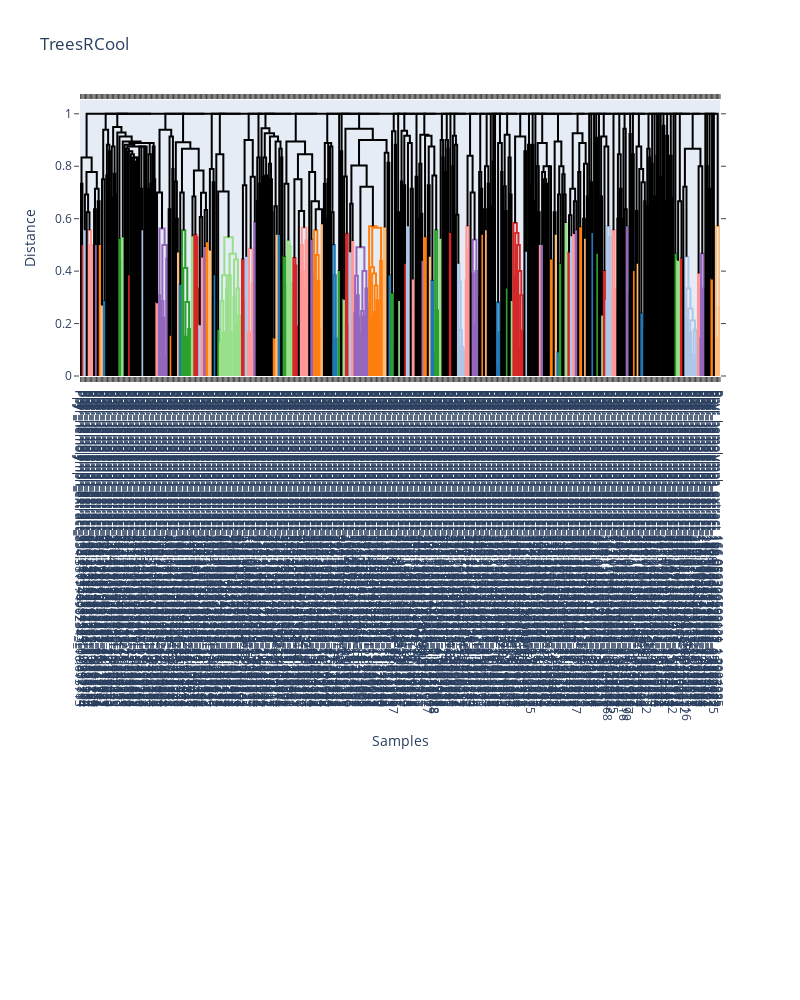

This figure's notebook cell:
### Markdown cell above
Rolling over the leaf nodes with your mouse you'll be able to see which cluster each component belongs to, so you can then track it down in your results folder.

The `plot` method is just a wrapper around the `dendrogram` function in `BioDendro.plot.dendrogram`.
If you want to customise your plot e.g. with custom titles, you can do that there.

The `dendrogram` function is a modified version of plotlys [`figure_factory.create_dendrogram`](https://plot.ly/python/dendrogram/) function.
It is modified to reduce complexity, to handle text-rollover and to allow us to provide precomputed trees rather than having to recompute the tree each time (possibly yielding different trees and different clusters).

### Code cell
from BioDendro.plot import dendrogram

iplot = dendrogram(tree, width=800, height=1000, title="TreesRCool", xlabel="Samples", ylabel="Distance")
plotly.offline.iplot(iplot)
